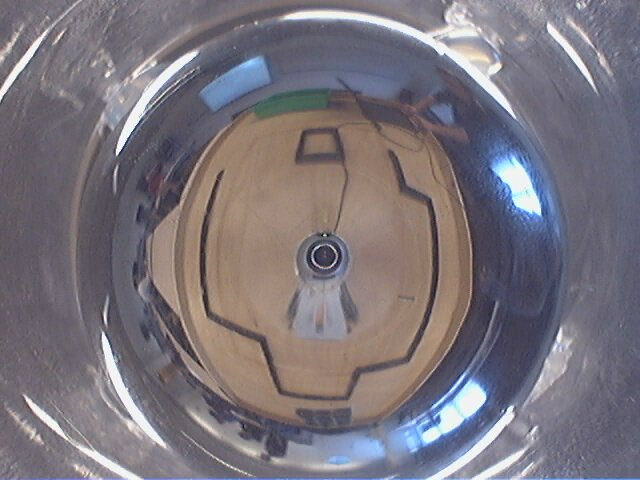
%> input picture ass2/c.jpg, 640 x 480 px
$ octave calibrate_camera_offline.m   (GNU Octave 9; MATLAB toolbox functions it lacks are replaced by stand-ins)
%> lines starting %> are read from the running program, lines starting %| are printed output that depends on the picture
%> further down, tmpsnapshot is the input picture: size 480x640x3 uint8; mean R, G, B 121.7, 115.9, 123.9
### ass2/matlab_files/imflipud.m
%IMFLIPUD   Flip the image Up-Down
%   OUT_IMAGE = IMFLIPUD(INPIT_IMAGE)

function out = imflipud( im )
if length(size(im))==3
    out(:,:,1) = flipud( im(:,:,1) );
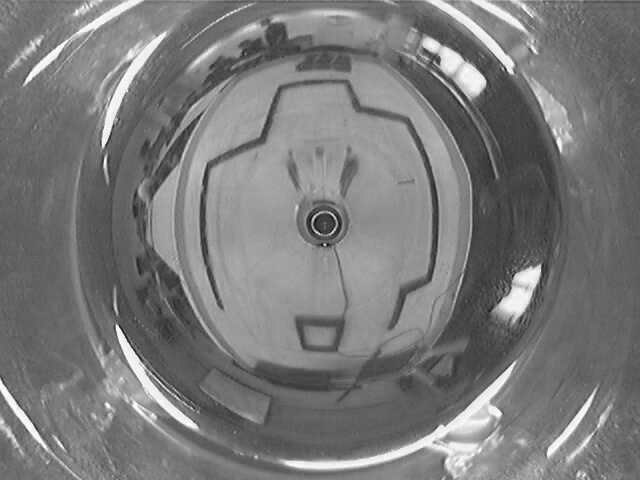
%> out: size 480x640 uint8; min 0, max 255, mean 121.7
    out(:,:,2) = flipud( im(:,:,2) );
    out(:,:,3) = flipud( im(:,:,3) );
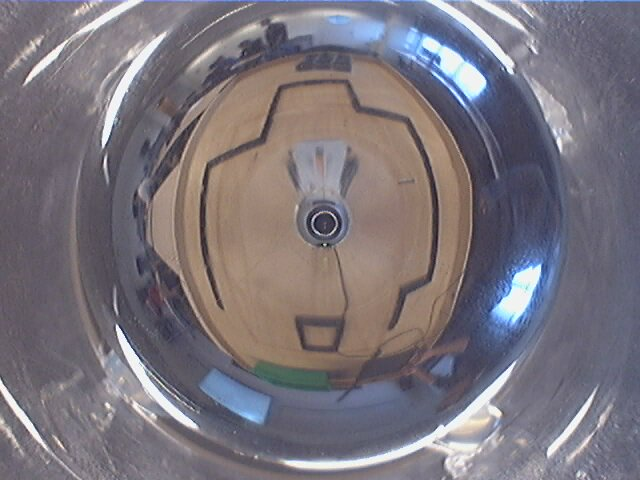
%> out: size 480x640x3 uint8; mean R, G, B 121.7, 115.9, 123.9; mean of the top-left, top-right, bottom-left and bottom-right quarters 122.1, 121.5, 115.8, 122.5
else
    out = flipud( im );
end

### ass2/matlab_files/get_circle.m
%GET_CIRCLE Etract a circle from the image
%
%   [center, radius]=GET_CIRCLE(I) Fits the maximux radius circle visible on the image and returns
%   the center coordinates and external radius
%   I is the input image, which can be both color or grayscale image.
%   center = coordinates of the circle center, center=[col;row]
%   radius = radius of the extracted circle
%
%   Author Davide Scaramuzza EPFL davsca@tiscalli.it, March, 10, 2006


function [center, radius]=get_circle(I)

imagesc(I);
title('Click on the expected image center');
initial_center=ginput(1)';
title('Now click on the image external point');

outerPoint=ginput(1)';

title('Fitting circle...');

Rmin=0.8*norm(outerPoint-initial_center);
Rmax=1.2*norm(outerPoint-initial_center);

if length(size(I))==2%isgray(I)
    img=I;
else
    img=rgb2gray(I);
end
edge_img=edge(img,'sobel');
edge_img=remove_int_ext_bord(edge_img,initial_center,Rmin,Rmax);
[center,radius]=extractCircle(edge_img,initial_center,outerPoint);
draw2DCircle(center,radius,'r');
title('Circle fitted');


% [153 lines left out: functions remove_int_ext_bord, extractCircle, randCircleProps, randTriplet, not called in this run]


function L=makeLine(A)
L=[A(1)^2+A(2)^2, -2*A(1), -2*A(2), 1];

%
% P in the form Nx2
%
% [23 lines left out: functions circleProps, draw2DCircle, not called in this run]

### ass2/matlab_files/calibrate_camera_offline.m

tmpsnapshot = imread('c.jpg');

% Flip the image Up-Down
snapshot = imflipud( tmpsnapshot );

% Max detectable distance (set to 160 pixel by default in VGA image).
% Rmax is automatically scaled according to the image size
Rmax = round( 160/480*size(snapshot,1) )
%> Rmax = 160
% Min detectable distance (set to 77 pixel by default in VGA image).
% Rmax is automatically scaled according to the image size
Rmin = round( 77/480*size(snapshot,1) )
%> Rmin = 77
%> the run ends on the next line

% This functrion allows you to calibrate the camera (extract the center of
% the image). Follow the directions on-line
figure(1); [center, radius] = get_circle(snapshot);

$ run again, with ass2/b.jpg copied over ass2/c.jpg
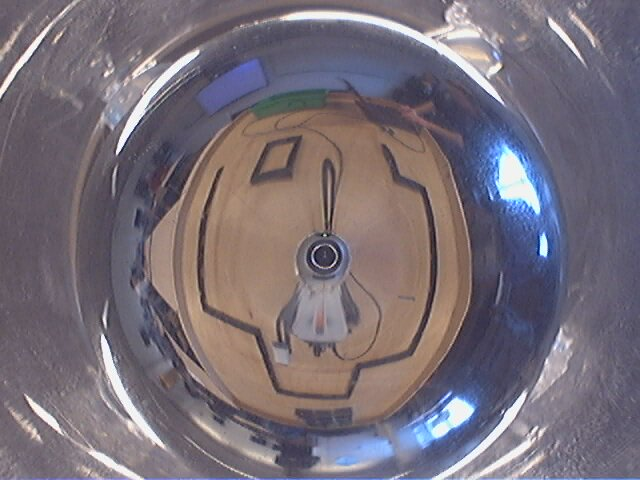
%> input picture ass2/b.jpg, 640 x 480 px
%> tmpsnapshot is the input picture: size 480x640x3 uint8; mean R, G, B 119, 110.3, 120
%> in imflipud, `out(:,:,1) = flipud( im(:,:,1) );`:
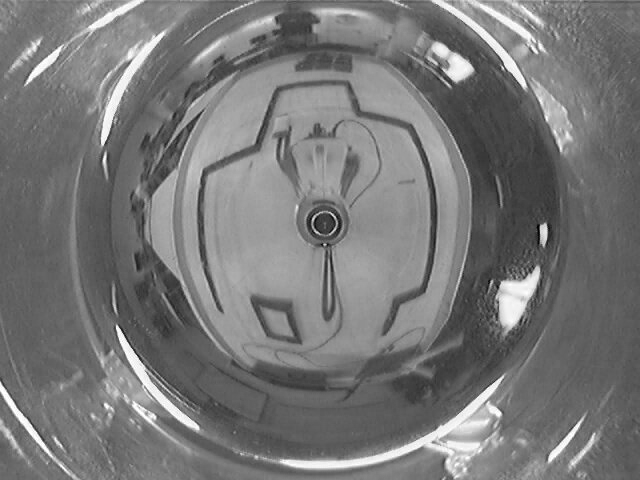
%> out: size 480x640 uint8; min 0, max 255, mean 119
%> in imflipud, `out(:,:,3) = flipud( im(:,:,3) );`:
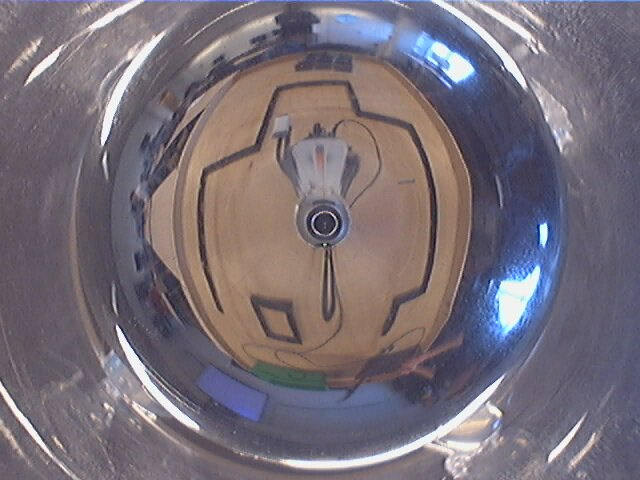
%> out: size 480x640x3 uint8; mean R, G, B 119, 110.3, 120; mean of the top-left, top-right, bottom-left and bottom-right quarters 119.5, 118.2, 110.9, 117.2
